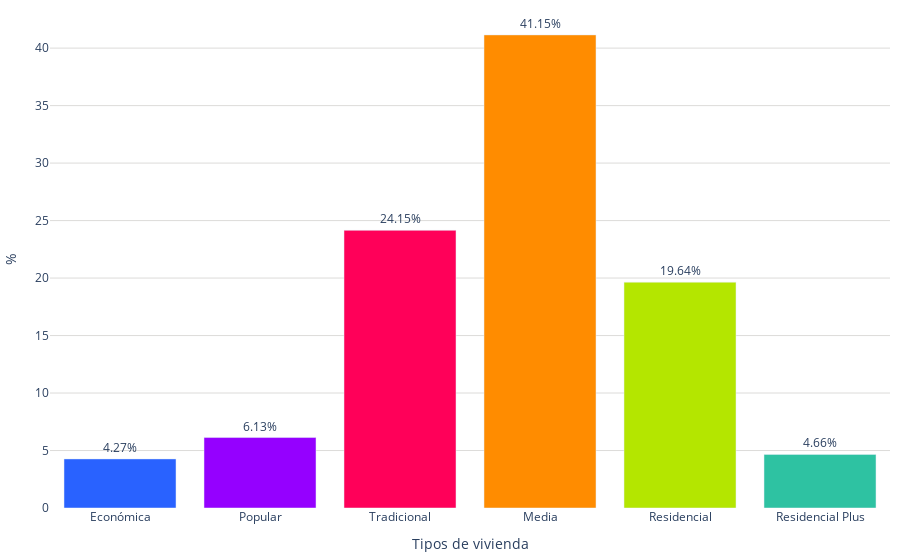

The notebook cell this image was saved under:
### Code cell
labels = creditos_vivienda['vivienda_valor']
values = creditos_vivienda['promedio']
colores = ['#2962ff', '#9500ff', '#ff0059', '#ff8c00', '#b4e600', '#2EC2A2','#E50CB6']

fig = go.Figure()
fig.add_trace(go.Bar(
        x=labels, 
        y=values, 
        marker_color=colores,
        text=values,  # Texto que se mostrará en las barras (porcentaje)
        textposition='outside',  # Posición del texto (puede ser 'inside' o 'outside')
        texttemplate='%{text:.2f}%', 
    )
)    
fig.update_layout(
    #barmode='stack', 
    #title='Distribución de créditos por vivienda valor (2022)',
    #title_font_size = 22,
    xaxis=dict(title="Tipos de vivienda"),
    yaxis=dict(
        title='%', # Título del eje y
        gridcolor='#dddcda', # Color de las líneas que dividen los rangos del eje Y         
    ),  margin=dict(l=10, r=10, t=10, b=10),  # Ajusta los márgenes (left, right, top, bottom)
    plot_bgcolor='rgba(0,0,0,0)',  # Color de fondo del gráfico
    legend=dict(
        yanchor="top",
        y=0.99,
    )
)

# Exportar gráfica como archivo HTML
def guardar_grafico_como_html(fig, nombre_archivo, carpeta='assets\graficas'):
    # Crear la carpeta si no existe
    if not os.path.exists(carpeta):
        os.makedirs(carpeta)
    config = {
        'displaylogo': False,  # Ocultar el logo de Plotly
        'modeBarButtonsToRemove': [
            'toImage',       # Botón para guardar como imagen
            'select2d',      # Box select
            'lasso2d',       # Lasso select
            'resetScale2d',  # Reset Axes
        ]
    }
    # Gráfica como archivo HTML en la carpeta especificada
    pio.write_html(fig, f'{carpeta}/{nombre_archivo}.html', config=config)

guardar_grafico_como_html(fig, 'g_bar_creditos_vivienda_2022', carpeta='assets\graficas')
fig.show()

### Figure 1 — Plotly figure (JSON) as saved in the notebook; plotly's stock layout.template omitted (floating-point values rounded to 4 significant figures)
{"data": [{"marker": {"color": ["#2962ff", "#9500ff", "#ff0059", "#ff8c00", "#b4e600", "#2EC2A2", "#E50CB6"]}, "text": [4.27, 6.13, 24.15, 41.15, 19.64, 4.66], "textposition": "outside", "texttemplate": "%{text:.2f}%", "type": "bar", "x": ["Económica", "Popular", "Tradicional", "Media", "Residencial", "Residencial Plus"], "y": [4.27, 6.13, 24.15, 41.15, 19.64, 4.66]}], "layout": {"legend": {"y": 0.99, "yanchor": "top"}, "margin": {"b": 10, "l": 10, "r": 10, "t": 10}, "plot_bgcolor": "rgba(0,0,0,0)", "xaxis": {"title": {"text": "Tipos de vivienda"}}, "yaxis": {"gridcolor": "#dddcda", "title": {"text": "%"}}}}
